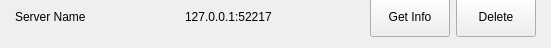
<?xml version="1.0" encoding="UTF-8"?>
<ui version="4.0">
 <class>skxtechitem</class>
 <widget class="QWidget" name="skxtechitem">
  <property name="geometry">
   <rect>
    <x>0</x>
    <y>0</y>
    <width>551</width>
    <height>48</height>
   </rect>
  </property>
  <property name="sizePolicy">
   <sizepolicy hsizetype="Expanding" vsizetype="Fixed">
    <horstretch>0</horstretch>
    <verstretch>0</verstretch>
   </sizepolicy>
  </property>
  <property name="minimumSize">
   <size>
    <width>0</width>
    <height>36</height>
   </size>
  </property>
  <property name="windowTitle">
   <string>Form</string>
  </property>
  <widget class="QWidget" name="horizontalLayoutWidget">
   <property name="geometry">
    <rect>
     <x>0</x>
     <y>-4</y>
     <width>551</width>
     <height>41</height>
    </rect>
   </property>
   <layout class="QHBoxLayout" name="horizontalLayout">
    <item>
     <spacer name="horizontalSpacer_3">
      <property name="orientation">
       <enum>Qt::Horizontal</enum>
      </property>
      <property name="sizeType">
       <enum>QSizePolicy::Minimum</enum>
      </property>
      <property name="sizeHint" stdset="0">
       <size>
        <width>15</width>
        <height>20</height>
       </size>
      </property>
     </spacer>
    </item>
    <item>
     <widget class="QLabel" name="serverNameLabel">
      <property name="sizePolicy">
       <sizepolicy hsizetype="Preferred" vsizetype="Minimum">
        <horstretch>0</horstretch>
        <verstretch>0</verstretch>
       </sizepolicy>
      </property>
      <property name="minimumSize">
       <size>
        <width>0</width>
        <height>25</height>
       </size>
      </property>
      <property name="text">
       <string>Server Name</string>
      </property>
     </widget>
    </item>
    <item>
     <spacer name="horizontalSpacer_2">
      <property name="orientation">
       <enum>Qt::Horizontal</enum>
      </property>
      <property name="sizeHint" stdset="0">
       <size>
        <width>40</width>
        <height>20</height>
       </size>
      </property>
     </spacer>
    </item>
    <item>
     <widget class="QLabel" name="serverHostLabel">
      <property name="sizePolicy">
       <sizepolicy hsizetype="Preferred" vsizetype="Minimum">
        <horstretch>0</horstretch>
        <verstretch>0</verstretch>
       </sizepolicy>
      </property>
      <property name="minimumSize">
       <size>
        <width>0</width>
        <height>25</height>
       </size>
      </property>
      <property name="text">
       <string>127.0.0.1:52217</string>
      </property>
     </widget>
    </item>
    <item>
     <spacer name="horizontalSpacer">
      <property name="orientation">
       <enum>Qt::Horizontal</enum>
      </property>
      <property name="sizeHint" stdset="0">
       <size>
        <width>40</width>
        <height>20</height>
       </size>
      </property>
     </spacer>
    </item>
    <item>
     <widget class="QPushButton" name="getInfoButton">
      <property name="sizePolicy">
       <sizepolicy hsizetype="Minimum" vsizetype="Minimum">
        <horstretch>0</horstretch>
        <verstretch>0</verstretch>
       </sizepolicy>
      </property>
      <property name="minimumSize">
       <size>
        <width>0</width>
        <height>25</height>
       </size>
      </property>
      <property name="text">
       <string>Get Info</string>
      </property>
     </widget>
    </item>
    <item>
     <widget class="QPushButton" name="deleteButton">
      <property name="sizePolicy">
       <sizepolicy hsizetype="Minimum" vsizetype="Minimum">
        <horstretch>0</horstretch>
        <verstretch>0</verstretch>
       </sizepolicy>
      </property>
      <property name="minimumSize">
       <size>
        <width>0</width>
        <height>25</height>
       </size>
      </property>
      <property name="text">
       <string>Delete</string>
      </property>
     </widget>
    </item>
    <item>
     <spacer name="horizontalSpacer_4">
      <property name="orientation">
       <enum>Qt::Horizontal</enum>
      </property>
      <property name="sizeType">
       <enum>QSizePolicy::Minimum</enum>
      </property>
      <property name="sizeHint" stdset="0">
       <size>
        <width>15</width>
        <height>20</height>
       </size>
      </property>
     </spacer>
    </item>
   </layout>
  </widget>
 </widget>
 <resources/>
 <connections/>
</ui>
